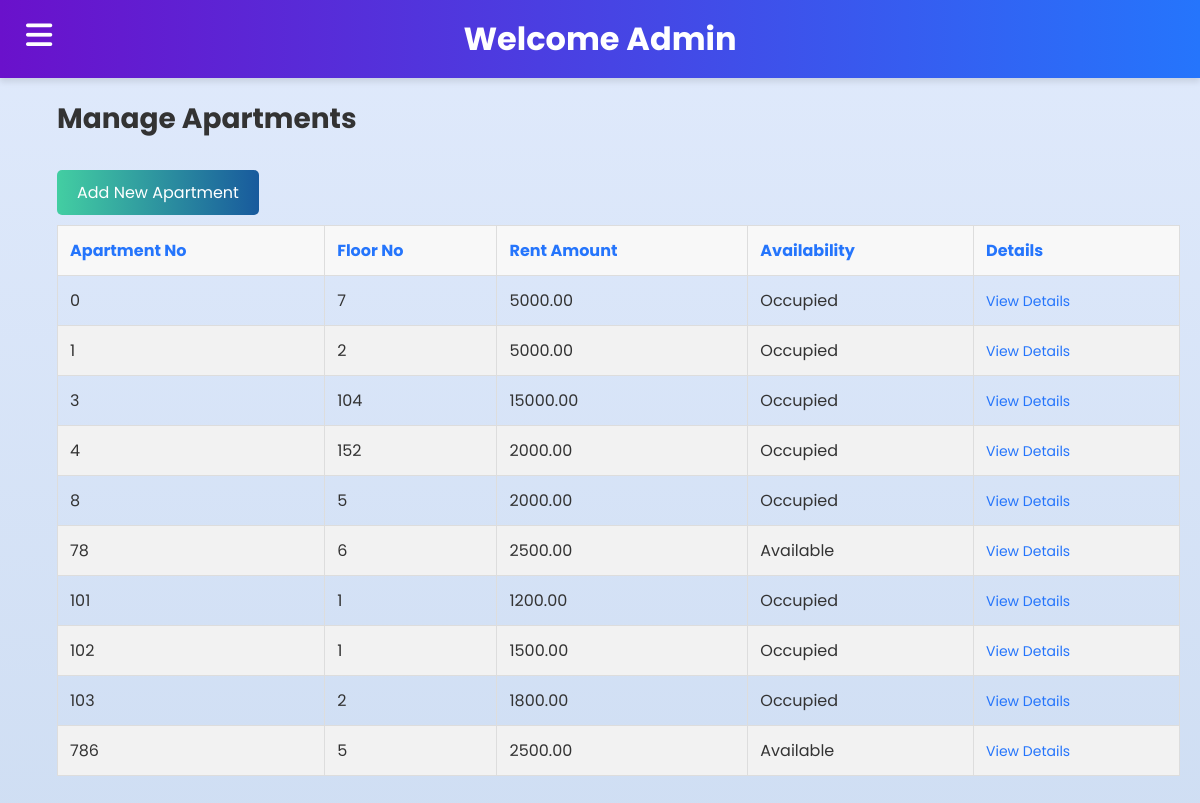
/apartments.php (signed in), run on the app's committed database.
### tables this page shows
CREATE TABLE `apartment` (
  `Apartment_No` int(11) NOT NULL,
  `Floor_No` int(11) DEFAULT NULL,
  `Rent_Amount` decimal(10,2) DEFAULT NULL,
  `Availability_Status` enum('Available','Occupied') DEFAULT 'Available',
  `Tenant_ID` int(11) DEFAULT NULL
);

### apartments.php (the view, shortened to what this page needs)
<?php
include 'db.php';
$sql_apartments = "SELECT * FROM Apartment";
$apartments = $conn->query($sql_apartments);
?>
<!DOCTYPE html>
<html lang="en">
<head>
    <link
        rel="stylesheet"
        href="https://cdnjs.cloudflare.com/ajax/libs/font-awesome/6.4.0/css/all.min.css" />
    <link rel="stylesheet" href="cssMinipro.css" />
</head>
<body>
<?php include './layouts/a_header.php'; ?>
<div class="content">
    <h2>Manage Apartments</h2>
    <button class="btn" onclick="toggleNewApartmentForm()">Add New Apartment</button>
    <table>
        <thead>
            <tr>
                <th>Apartment No</th>
                <th>Floor No</th>
                <th>Rent Amount</th>
                <th>Availability</th>
                <th>Details</th>
            </tr>
        </thead>
        <tbody>
            <?php while ($apartment = $apartments->fetch_assoc()): ?>
            <tr>
                <td><?php echo $apartment['Apartment_No']; ?></td>
                <td><?php echo $apartment['Floor_No']; ?></td>
                <td><?php echo $apartment['Rent_Amount']; ?></td>
                <td><?php echo $apartment['Availability_Status']; ?></td>
                <td><a href="viewApartment.php?apartment_no=<?php echo $apartment['Apartment_No']; ?>" class="details-link">View Details</a></td>
            </tr>
            <?php endwhile; ?>
        </tbody>
    </table>
</div>
</body>
</html>

### layouts/a_header.php (shortened to what this page needs)
<?php
$Name = isset($_SESSION['Name']) ? htmlspecialchars($_SESSION['Name']) : 'Admin';
?>
<!DOCTYPE html>
<html lang="en">
<head>
    <link rel="stylesheet" href="cssMinipro.css">
    <link
        rel="stylesheet"
        href="https://cdnjs.cloudflare.com/ajax/libs/font-awesome/6.4.0/css/all.min.css" />
    <link rel="stylesheet" type="text/css" href="../public/assets/css/a_header.css">
</head>
<body>
    <header>
        <div class="btn_one">
            <label for="check" style="color: white">
                <i class="fa-solid fa-bars"></i>
            </label>
        </div>
        <h1 style="margin: 10px;">Welcome <?php echo $Name ?></h1>
    </header>
</body>
</html>

### cssMinipro.css (style rules this page uses)
html, body { height: 100%; margin: 0; padding: 0; flex-direction: column; }
header h1 { text-align: center; }
header { background: linear-gradient(to right, #6a11cb, #2575fc); box-shadow: 0 4px 6px rgba(0, 0, 0, 0.1); }
header h1 { font-size: 32px; color: #fff; animation: slideIn 1s ease; }
.btn_one i { color: white; font-size:30px; font-weight: 700; position: absolute; left: 10px; line-height: 60px; transition: all 0.2s linear; margin-left: 10px; }
.sidebar_menu .menu i,a { color: white; text-decoration: none; font-size: 20px; }
h2 { font-size: 24px; }
.content { margin-left: 37px; padding: 20px; justify-content: center; }

### public/assets/css/a_header.css (style rules this page uses)
* { margin: 0; padding: 0; font-family: "Poppins",sans-serif; }
.btn_one i { font-size:30px; font-weight: 700; position: absolute; left: 16px; line-height: 60px; transition: all 0.2s linear; }
.sidebar_menu .menu i,a { color: white; text-decoration: none; font-size: 20px; }
header { background: linear-gradient(to right, #6a11cb, #2575fc); padding: 5px; box-shadow: 0 4px 6px rgba(0, 0, 0, 0.1); }

### apartments.php (style rules this page uses)
body { font-family: 'Poppins', sans-serif; margin: 0; padding: 0; background: linear-gradient(to bottom, #e0eafc, #cfdef3); color: #333; overflow-x: hidden; }
h1, h2 { margin: 0; }
h1 { font-size: 32px; }
h2 { font-size: 28px; }
.content { margin: auto; padding: 20px; }
.content h2 { font-size: 28px; margin-bottom: 20px; }
table { width: 100%; border-collapse: collapse; margin-bottom: 30px; animation: fadeIn 1s ease; }
th, td { padding: 12px; text-align: left; border: 1px solid #ddd; }
th { background: #f8f8f8; color: #2575fc; }
tr:nth-child(even) { background: #f2f2f2; }
.details-link { color: #2575fc; text-decoration: none; font-size: 14px; }
.btn { background: linear-gradient(to right, #43cea2, #185a9d); color: white; padding: 10px 20px; border: none; border-radius: 5px; font-size: 16px; cursor: pointer; margin: 10px 0; transition: transform 0.3s, background 0.3s; }

### data on the page
apartment: Apartment_No "0", Floor_No "7", Rent_Amount "5000.00", Availability_Status "Occupied"
apartment: Apartment_No "1", Floor_No "2", Rent_Amount "5000.00", Availability_Status "Occupied"
apartment: Apartment_No "3", Floor_No "104", Rent_Amount "15000.00", Availability_Status "Occupied"
apartment: Apartment_No "4", Floor_No "152", Rent_Amount "2000.00", Availability_Status "Occupied"
apartment: Apartment_No "8", Floor_No "5", Rent_Amount "2000.00", Availability_Status "Occupied"
apartment: Apartment_No "78", Floor_No "6", Rent_Amount "2500.00", Availability_Status "Available"
apartment: Apartment_No "101", Floor_No "1", Rent_Amount "1200.00", Availability_Status "Occupied"
apartment: Apartment_No "102", Floor_No "1", Rent_Amount "1500.00", Availability_Status "Occupied"
apartment: Apartment_No "103", Floor_No "2", Rent_Amount "1800.00", Availability_Status "Occupied"
apartment: Apartment_No "786", Floor_No "5", Rent_Amount "2500.00", Availability_Status "Available"

### other printed values
$Name "Admin"
